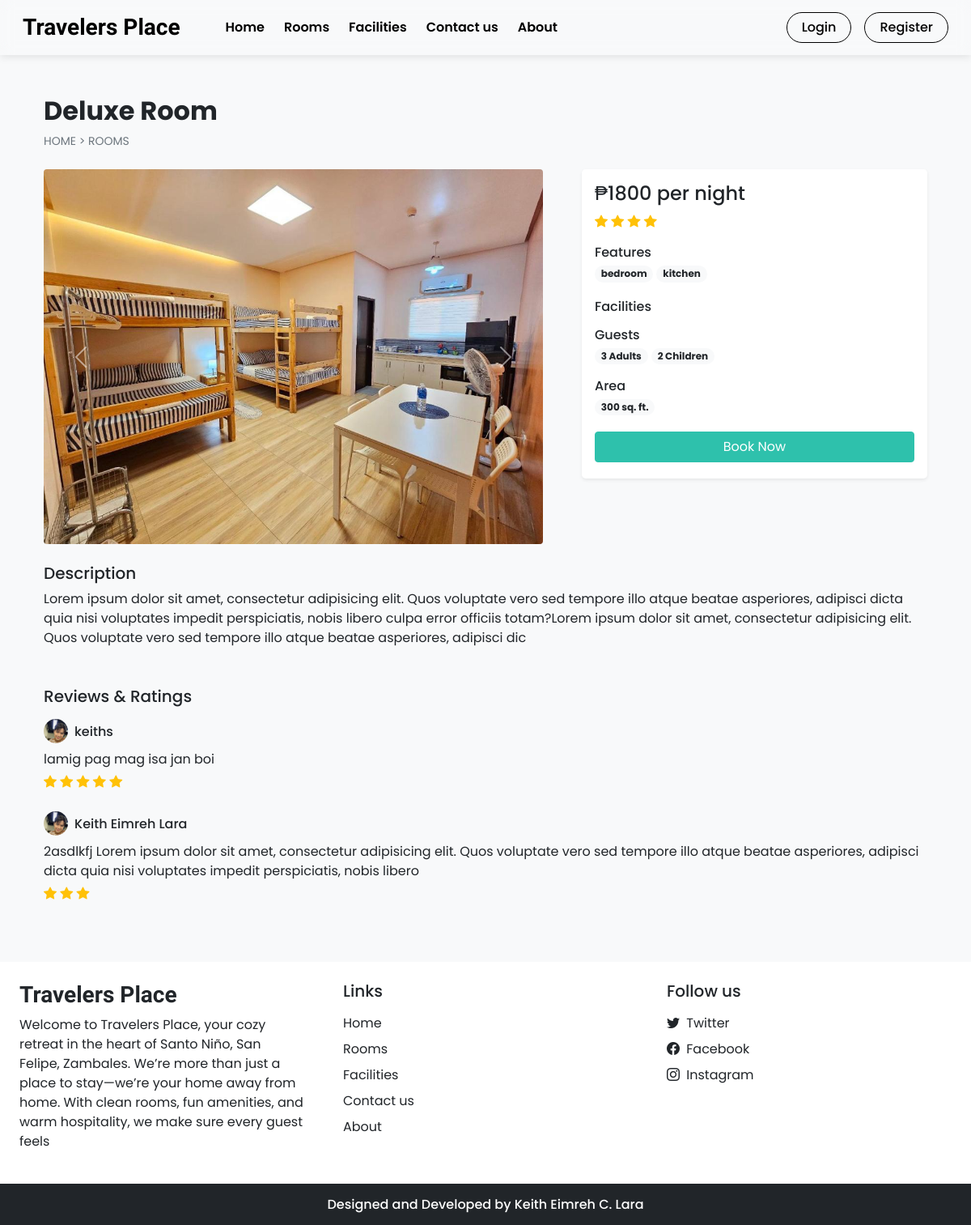
Screenshot of /room_details.php?id=4 with the database file from the repository.
### tables this page shows
CREATE TABLE `settings` (
  `sr_no` int(11) NOT NULL AUTO_INCREMENT,
  `site_title` varchar(50) NOT NULL,
  `site_about` varchar(250) NOT NULL,
  `shutdown` tinyint(1) NOT NULL,
  PRIMARY KEY (`sr_no`)
);

CREATE TABLE `rooms` (
  `id` int(11) NOT NULL AUTO_INCREMENT,
  `name` varchar(150) NOT NULL,
  `area` int(11) NOT NULL,
  `price` int(11) NOT NULL,
  `quantity` int(11) NOT NULL,
  `adult` int(11) NOT NULL,
  `children` int(11) NOT NULL,
  `description` varchar(350) NOT NULL,
  `status` tinyint(4) NOT NULL DEFAULT 1,
  `removed` int(11) NOT NULL DEFAULT 0,
  PRIMARY KEY (`id`)
);

CREATE TABLE `room_images` (
  `sr_no` int(11) NOT NULL AUTO_INCREMENT,
  `room_id` int(11) NOT NULL,
  `image` varchar(150) NOT NULL,
  `thumb` tinyint(4) NOT NULL DEFAULT 0,
  PRIMARY KEY (`sr_no`),
  KEY `room_id` (`room_id`),
  CONSTRAINT `room_images_ibfk_1` FOREIGN KEY (`room_id`) REFERENCES `rooms` (`id`)
);

CREATE TABLE `features` (
  `id` int(11) NOT NULL AUTO_INCREMENT,
  `name` varchar(50) NOT NULL,
  PRIMARY KEY (`id`)
);

CREATE TABLE `rating_review` (
  `sr_no` int(11) NOT NULL AUTO_INCREMENT,
  `booking_id` int(11) NOT NULL,
  `room_id` int(11) NOT NULL,
  `user_id` int(11) NOT NULL,
  `rating` int(11) NOT NULL,
  `review` varchar(200) NOT NULL,
  `seen` int(11) NOT NULL DEFAULT 0,
  `datentime` datetime NOT NULL DEFAULT current_timestamp(),
  PRIMARY KEY (`sr_no`),
  KEY `booking_id` (`booking_id`),
  KEY `room_id` (`room_id`),
  KEY `user_id` (`user_id`),
  CONSTRAINT `rating_review_ibfk_1` FOREIGN KEY (`booking_id`) REFERENCES `booking_order` (`booking_id`),
  CONSTRAINT `rating_review_ibfk_2` FOREIGN KEY (`room_id`) REFERENCES `rooms` (`id`),
  CONSTRAINT `rating_review_ibfk_3` FOREIGN KEY (`user_id`) REFERENCES `user_cred` (`id`)
);

CREATE TABLE `user_cred` (
  `id` int(11) NOT NULL AUTO_INCREMENT,
  `name` varchar(100) NOT NULL,
  `email` varchar(150) NOT NULL,
  `address` varchar(120) NOT NULL,
  `phonenum` varchar(100) NOT NULL,
  `pincode` int(11) NOT NULL,
  `dob` date NOT NULL,
  `profile` varchar(100) NOT NULL,
  `password` varchar(200) NOT NULL,
  `is_verified` int(11) NOT NULL DEFAULT 0,
  `token` varchar(200) DEFAULT NULL,
  `t_expire` date DEFAULT NULL,
  `status` int(11) NOT NULL DEFAULT 1,
  `datentime` datetime NOT NULL DEFAULT current_timestamp(),
  PRIMARY KEY (`id`)
);

### admin/inc/db_config.php (called while the page is built, shortened)
<?php
  function select($sql,$values,$datatypes)
  {
    $con = $GLOBALS['con'];
    if($stmt = mysqli_prepare($con,$sql))
    {
      if(!empty($values)){
        mysqli_stmt_bind_param($stmt,$datatypes,...$values);
      }
      if(mysqli_stmt_execute($stmt)){
        $res = mysqli_stmt_get_result($stmt);
        return $res;
      }
      else{
        mysqli_stmt_close($stmt);
        die("Query cannot be executed - Select");
      }
    }
    else{
      die("Query cannot be prepared - Select");
    }
  }
?>

### room_details.php (the view, shortened to what this page needs)
<!DOCTYPE html>
<html lang="en">
<head>
  <?php require('inc/links.php'); ?>
</head>
<body class="bg-light">
  <?php require('inc/header.php'); ?>
  <?php
    $data = filteration($_GET);
    $room_res = select("SELECT * FROM `rooms` WHERE `id`=? AND `status`=? AND `removed`=?",[$data['id'],1,0],'iii');
    $room_data = mysqli_fetch_assoc($room_res);
  ?>
  <div class="container">
    <div class="row">
      <div class="col-12 my-5 mb-4 px-4">
        <h2 class="fw-bold"><?php echo $room_data['name'] ?></h2>
        <div style="font-size: 14px;">
          <a href="index.php" class="text-secondary text-decoration-none">HOME</a>
          <span class="text-secondary"> > </span>
          <a href="rooms.php" class="text-secondary text-decoration-none">ROOMS</a>
        </div>
      </div>
      <div class="col-lg-7 col-md-12 px-4">
        <div id="roomCarousel" class="carousel slide" data-bs-ride="carousel">
          <div class="carousel-inner">
            <?php
              $room_img = ROOMS_IMG_PATH."thumbnail.jpg";
              $img_q = mysqli_query($con,"SELECT * FROM `room_images`
                WHERE `room_id`='$room_data[id]'");
              if(mysqli_num_rows($img_q)>0)
              {
                $active_class = 'active';
                while($img_res = mysqli_fetch_assoc($img_q))
                {
                  echo"
                    <div class='carousel-item $active_class'>
                      <img src='".ROOMS_IMG_PATH.$img_res['image']."' class='d-block w-100 rounded'>
                    </div>
                  ";
                  $active_class='';
                }
              }
              else{
                echo"<div class='carousel-item active'>
                  <img src='$room_img' class='d-block w-100'>
                </div>";
              }
            ?>
          </div>
          <button class="carousel-control-prev" type="button" data-bs-target="#roomCarousel" data-bs-slide="prev">
            <span class="carousel-control-prev-icon" aria-hidden="true"></span>
          </button>
          <button class="carousel-control-next" type="button" data-bs-target="#roomCarousel" data-bs-slide="next">
            <span class="carousel-control-next-icon" aria-hidden="true"></span>
          </button>
        </div>
      </div>
      <div class="col-lg-5 col-md-12 px-4">
        <div class="card mb-4 border-0 shadow-sm rounded-3">
          <div class="card-body">
            <?php
              echo<<<price
                <h4>₱$room_data[price] per night</h4>
              price;
              $rating_q = "SELECT AVG(rating) AS `avg_rating` FROM `rating_review`
                WHERE `room_id`='$room_data[id]' ORDER BY `sr_no` DESC LIMIT 20";
              $rating_res = mysqli_query($con,$rating_q);
              $rating_fetch = mysqli_fetch_assoc($rating_res);
              $rating_data = "";
              if($rating_fetch['avg_rating']!=NULL)
              {
                for($i=0; $i < $rating_fetch['avg_rating']; $i++){
                  $rating_data .="<i class='bi bi-star-fill text-warning'></i> ";
                }
              }
              echo<<<rating
                <div class="mb-3">
                  $rating_data
                </div>
              rating;
              $fea_q = mysqli_query($con,"SELECT f.name FROM `features` f
                INNER JOIN `room_features` rfea ON f.id = rfea.features_id
                WHERE rfea.room_id = '$room_data[id]'");
              $features_data = "";
              while($fea_row = mysqli_fetch_assoc($fea_q)){
                $features_data .="<span class='badge rounded-pill bg-light text-dark text-wrap me-1 mb-1'>
                  $fea_row[name]
                </span>";
              }
              echo<<<features
                <div class="mb-3">
                  <h6 class="mb-1">Features</h6>
                  $features_data
                </div>
              features;
              $facilities_data = "";
              echo<<<facilities
                <div class="mb-3">
                  <h6 class="mb-1">Facilities</h6>
                  $facilities_data
                </div>
              facilities;
              echo<<<guests
                <div class="mb-3">
                  <h6 class="mb-1">Guests</h6>
                  <span class="badge rounded-pill bg-light text-dark text-wrap">
                    $room_data[adult] Adults
                  </span>
                  <span class="badge rounded-pill bg-light text-dark text-wrap">
                    $room_data[children] Children
                  </span>
                </div>
              guests;
              echo<<<area
                <div class="mb-3">
                  <h6 class="mb-1">Area</h6>
                  <span class='badge rounded-pill bg-light text-dark text-wrap me-1 mb-1'>
                    $room_data[area] sq. ft.
                  </span>
                </div>
              area;
              if(!$settings_r['shutdown']){
                $login=0;
                echo<<<book
                  <button onclick='checkLoginToBook($login,$room_data[id])' class="btn w-100 text-white custom-bg shadow-none mb-1">Book Now</button>
                book;
              }
            ?>
          </div>
        </div>
      </div>
      <div class="col-12 mt-4 px-4">
        <div class="mb-5">
          <h5>Description</h5>
          <p>
            <?php echo $room_data['description'] ?>
          </p>
        </div>
        <div>
          <h5 class="mb-3">Reviews & Ratings</h5>
          <?php
            $review_q = "SELECT rr.*,uc.name AS uname, uc.profile, r.name AS rname FROM `rating_review` rr
              INNER JOIN `user_cred` uc ON rr.user_id = uc.id
              INNER JOIN `rooms` r ON rr.room_id = r.id
              WHERE rr.room_id = '$room_data[id]'
              ORDER BY `sr_no` DESC LIMIT 15";
            $review_res = mysqli_query($con,$review_q);
            $img_path = USERS_IMG_PATH;
            if(mysqli_num_rows($review_res)==0){
              echo 'No reviews yet!';
            }
            else
            {
              while($row = mysqli_fetch_assoc($review_res))
              {
                $stars = "<i class='bi bi-star-fill text-warning'></i> ";
                for($i=1; $i<$row['rating']; $i++){
                  $stars .= " <i class='bi bi-star-fill text-warning'></i>";
                }
                echo<<<reviews
                  <div class="mb-4">
                    <div class="d-flex align-items-center mb-2">
                      <img src="$img_path$row[profile]" class="rounded-circle" loading="lazy" width="30px">
                      <h6 class="m-0 ms-2">$row[uname]</h6>
                    </div>
                    <p class="mb-1">
                      $row[review]
                    </p>
                    <div>
                      $stars
                    </div>
                  </div>
                reviews;
              }
            }
          ?>
        </div>
      </div>
    </div>
  </div>
  <?php require('inc/footer.php'); ?>
</body>
</html>

### inc/header.php (shortened to what this page needs)
<nav id="nav-bar" class="navbar navbar-expand-lg navbar-dark px-lg-3 py-lg-2 fixed-top">
  <div class="container-fluid">
    <a class="navbar-brand me-5 fw-bold fs-3 h-font" href="index.php"><?php echo $settings_r['site_title'] ?></a>
    <div class="collapse navbar-collapse" id="navbarSupportedContent">
      <ul class="navbar-nav me-auto mb-2 mb-lg-0">
        <li class="nav-item">
          <a class="nav-link me-2" href="index.php">Home</a>
        </li>
        <li class="nav-item">
          <a class="nav-link me-2" href="rooms.php">Rooms</a>
        </li>
        <li class="nav-item">
          <a class="nav-link me-2" href="facilities.php">Facilities</a>
        </li>
        <li class="nav-item">
          <a class="nav-link me-2" href="contact.php">Contact us</a>
        </li>
        <li class="nav-item">
          <a class="nav-link" href="about.php">About</a>
        </li>
      </ul>
      <div class="d-flex">
        <?php
          if(isset($_SESSION['login']) && $_SESSION['login']==true)
          {
            $path = USERS_IMG_PATH;
            echo<<<data
              <div class="d-flex align-items-center">
                <div class="dropdown me-3">
                  <a class="position-relative text-dark" href="#" role="button" id="notificationDropdown" data-bs-toggle="dropdown" aria-expanded="false">
                    <i class="bi bi-bell fs-5"></i>
                    <span id="notification-badge" class="position-absolute top-0 start-100 translate-middle badge rounded-pill bg-danger" style="display: none; font-size: 0.6rem;">
                      0
                    </span>
                  </a>
                  <ul class="dropdown-menu dropdown-menu-end" aria-labelledby="notificationDropdown">
                    <li><h6 class="dropdown-header">Notifications</h6></li>
                    <li><hr class="dropdown-divider m-0"></li>
                    <div id="notification-dropdown" style="max-height: 300px; overflow-y: auto;">
                      <div class="dropdown-item text-center text-muted py-3">Loading notifications...</div>
                    </div>
                    <li><hr class="dropdown-divider m-0"></li>
                    <li><a class="dropdown-item text-center text-primary" href="user/notifications.php" onclick="var dropdown = bootstrap.Dropdown.getInstance(document.getElementById('notificationDropdown')); if(dropdown) dropdown.hide();">View All Notifications</a></li>
                  </ul>
                </div>
                <div class="btn-group">
                  <button type="button" class="btn btn-outline-dark shadow-none dropdown-toggle" data-bs-toggle="dropdown" data-bs-display="static" aria-expanded="false">
                    <img src="$path$_SESSION[uPic]" style="width: 25px; height: 25px;" class="me-1 rounded-circle">
                    $_SESSION[uName]
                  </button>
                <ul class="dropdown-menu dropdown-menu-lg-end">
                  <li><a class="dropdown-item" href="profile.php">Profile</a></li>
                  <li><a class="dropdown-item" href="bookings.php">Bookings</a></li>
                  <li><a class="dropdown-item" href="notifications.php">Notifications <span id="notification-badge-menu" class="badge bg-danger ms-2">0</span></a></li>
                  <li><a class="dropdown-item" id="logout-link" href="logout.php">Logout</a></li>
                </ul>
              </div>
            data;
          }
          else
          {
            echo<<<data
              <button type="button" class="btn btn-auth shadow-none me-lg-3 me-2" data-bs-toggle="modal" data-bs-target="#loginModal">
                Login
              </button>
              <button type="button" class="btn btn-auth shadow-none" data-bs-toggle="modal" data-bs-target="#registerModal">
                Register
              </button>
            data;
          }
        ?>
      </div>
    </div>
  </div>
</nav>

### inc/footer.php (shortened to what this page needs)
<footer>
<div class="container-fluid bg-white mt-5">
  <div class="row">
    <div class="col-lg-4 p-4">
      <h3 class="h-font fw-bold fs-3 mb-2"><?php echo $settings_r['site_title'] ?></h3>
      <p>
        <?php echo $settings_r['site_about'] ?>
      </p>
    </div>
    <div class="col-lg-4 p-4">
      <h5 class="mb-3">Links</h5>
      <a href="index.php" class="d-inline-block mb-2 text-dark text-decoration-none">Home</a> <br>
      <a href="rooms.php" class="d-inline-block mb-2 text-dark text-decoration-none">Rooms</a> <br>
      <a href="facilities.php" class="d-inline-block mb-2 text-dark text-decoration-none">Facilities</a> <br>
      <a href="contact.php" class="d-inline-block mb-2 text-dark text-decoration-none">Contact us</a> <br>
      <a href="about.php" class="d-inline-block mb-2 text-dark text-decoration-none">About</a>
    </div>
    <div class="col-lg-4 p-4">
        <h5 class="mb-3">Follow us</h5>
        <?php
          if($contact_r['tw']!=''){
            echo<<<data
              <a href="$contact_r[tw]" class="d-inline-block text-dark text-decoration-none mb-2">
                <i class="bi bi-twitter me-1"></i> Twitter
              </a><br>
            data;
          }
        ?>
        <a href="<?php echo $contact_r['fb'] ?>" class="d-inline-block text-dark text-decoration-none mb-2">
          <i class="bi bi-facebook me-1"></i> Facebook
        </a><br>
        <a href="<?php echo $contact_r['insta'] ?>" class="d-inline-block text-dark text-decoration-none">
          <i class="bi bi-instagram me-1"></i> Instagram
        </a><br>
    </div>
  </div>
</div>
<h6 class="text-center bg-dark text-white p-3 m-0">Designed and Developed by Keith Eimreh C. Lara</h6>
</footer>

### rows the page displays
settings: site_title "Travelers Place", site_about "Welcome to Travelers Place, your cozy retreat in the heart of Santo Niño, San Felipe, Zambales. We’re more than just a place to stay—we’re your home away from home. With clean rooms, fun amenities, and warm hospitality, we make sure every guest feels"
rooms: name "Deluxe Room", price "1800", adult "3", children "2", area "300", description "Lorem ipsum dolor sit amet, consectetur adipisicing elit. Quos voluptate vero sed tempore illo atque beatae asperiores, adipisci dicta quia nisi voluptates impedit perspiciatis, nobis libero culpa error officiis totam?Lorem ipsum dolor sit amet, consectetur adipisicing elit. Quos voluptate vero sed tempore illo atque beatae asperiores, adipisci dic"
room_images: image (picture)
features: name "bedroom"
features: name "kitchen"
rating_review: user.profile (picture), user.name "keiths", review "lamig pag mag isa jan boi"
rating_review: user.profile (picture), user.name "Keith Eimreh Lara", review "2asdlkfj Lorem ipsum dolor sit amet, consectetur adipisicing elit. Quos voluptate vero sed tempore illo atque beatae asperiores, adipisci dicta quia nisi voluptates impedit perspiciatis, nobis libero"
